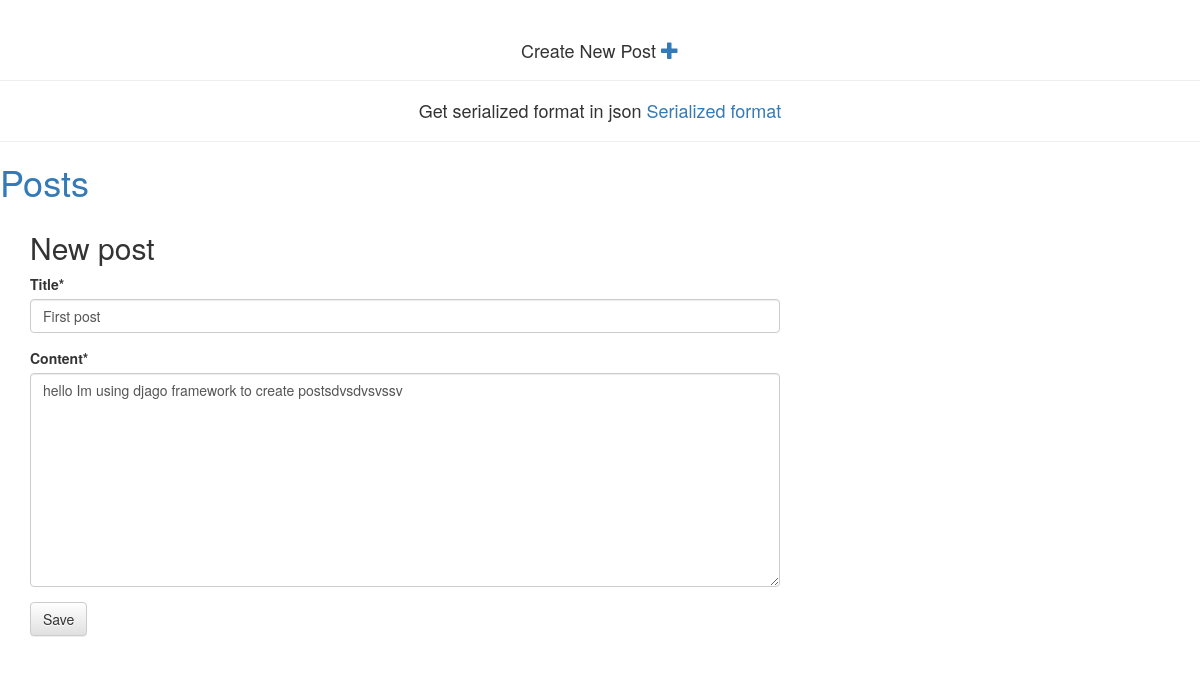
The app's page /post/1/edit/ with its own data.
### posts/models.py (models this page shows, shortened)
class Posts(models.Model):
    title =models.CharField(max_length=50)
    content = models.TextField()
    date_posted = models.DateTimeField(default = timezone.now)

### posts/views.py (the view)
# urls.py: path('post/<int:pk>/edit/', views.post_edit, name='post_edit'),
def post_edit(request, pk):
    post = get_object_or_404(Posts, pk=pk)
    if request.method == "POST":
        form = Post_Form(request.POST, instance=post)
        if form.is_valid():
            post = form.save()
            post.date_posted = timezone.now()
            post.save()
            return redirect('post_detail', pk=post.pk)
    else:
        form = Post_Form(instance=post)
    return render(request, 'posts/post_edit.html', {'form': form})

### posts/forms.py
class Post_Form(forms.ModelForm):
    class Meta:
        model = Posts
        fields = ("title","content")

### posts/templates/posts/post_edit.html
{% extends 'posts/base.html' %}
{% load crispy_forms_tags %}
{% block content %}
    <h2>New post</h2>
    <form method="POST" class="post-form">{% csrf_token %}
        {{ form|crispy }}
        <button type="submit" class="save btn btn-default">Save</button>
    </form>
{% endblock %}

### records on screen
Posts: title "First post", content "hello Im using djago framework to create postsdvsdvsvssv"
